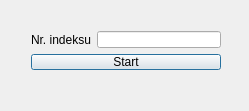
<?xml version="1.0" encoding="UTF-8"?>
<ui version="4.0">
 <class>Dialog</class>
 <widget class="QDialog" name="Dialog">
  <property name="geometry">
   <rect>
    <x>0</x>
    <y>0</y>
    <width>249</width>
    <height>111</height>
   </rect>
  </property>
  <property name="windowTitle">
   <string>SiSiLab420</string>
  </property>
  <widget class="QWidget" name="layoutWidget">
   <property name="geometry">
    <rect>
     <x>20</x>
     <y>20</y>
     <width>212</width>
     <height>61</height>
    </rect>
   </property>
   <layout class="QVBoxLayout" name="verticalLayout">
    <item>
     <layout class="QHBoxLayout" name="horizontalLayout">
      <item>
       <widget class="QLabel" name="label">
        <property name="text">
         <string>Nr. indeksu</string>
        </property>
       </widget>
      </item>
      <item>
       <widget class="QLineEdit" name="lineEdit"/>
      </item>
     </layout>
    </item>
    <item>
     <widget class="QPushButton" name="pushButton">
      <property name="text">
       <string>Start</string>
      </property>
     </widget>
    </item>
   </layout>
  </widget>
  <zorder>layoutWidget</zorder>
  <zorder>pushButton</zorder>
 </widget>
 <layoutdefault spacing="6" margin="11"/>
 <resources/>
 <connections/>
</ui>
